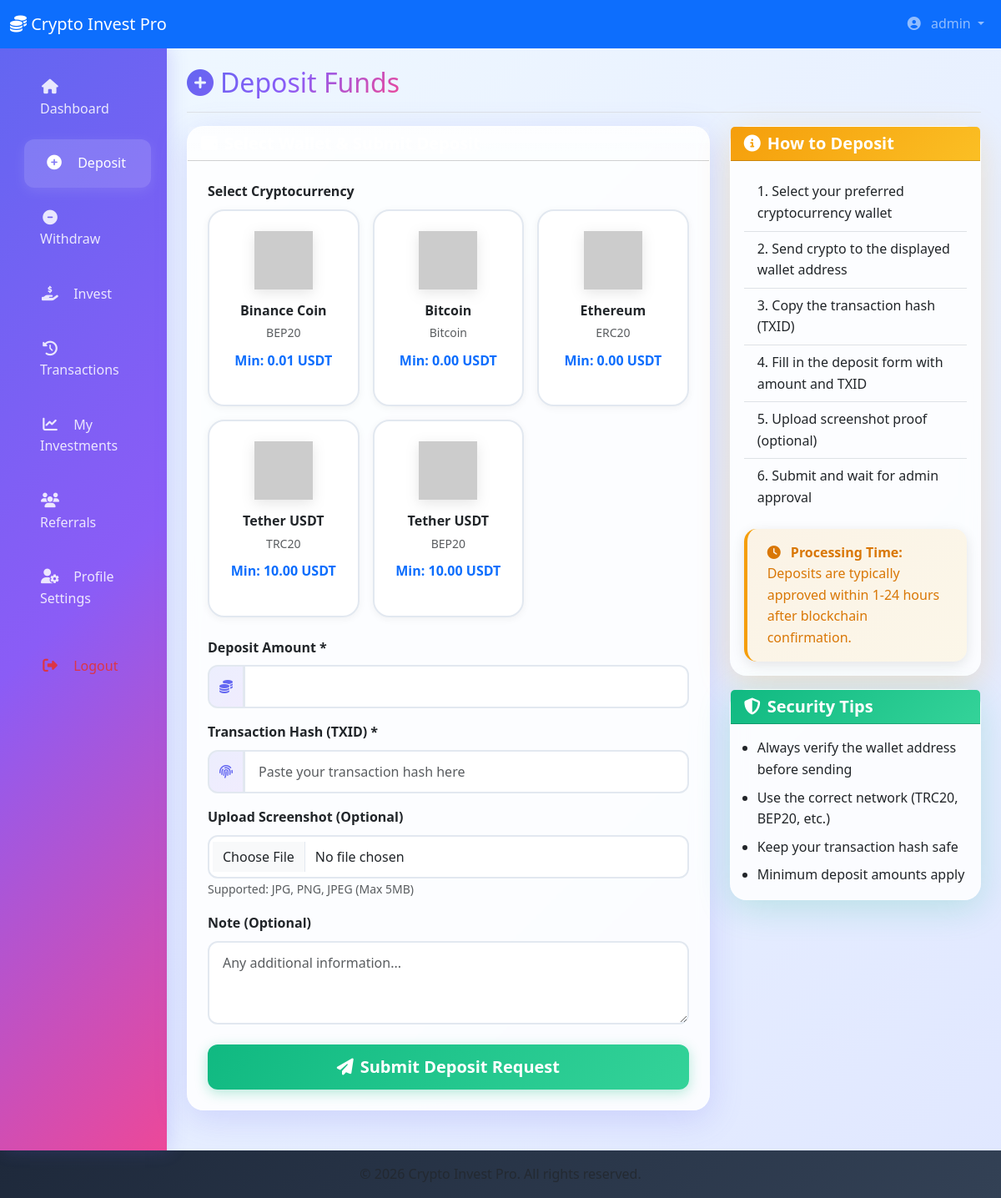
Screenshot of /user/deposit.php (signed in) with the database file from the repository.
### tables this page shows
CREATE TABLE `wallets` (
  `id` INT(11) NOT NULL AUTO_INCREMENT,
  `wallet_name` VARCHAR(50) NOT NULL,
  `symbol` VARCHAR(10) NOT NULL,
  `network` VARCHAR(50) NOT NULL,
  `wallet_address` TEXT NOT NULL,
  `logo` VARCHAR(255) DEFAULT NULL,
  `qr_code` VARCHAR(255) DEFAULT NULL,
  `min_deposit` DECIMAL(15,8) DEFAULT 0.00000000,
  `status` ENUM('active', 'inactive') DEFAULT 'active',
  `created_at` TIMESTAMP DEFAULT CURRENT_TIMESTAMP,
  `updated_at` TIMESTAMP DEFAULT CURRENT_TIMESTAMP ON UPDATE CURRENT_TIMESTAMP,
  PRIMARY KEY (`id`)
);

### includes/functions.php (called while the page is built, shortened)
<?php
function formatCurrency($amount, $symbol = 'USDT') {
    return number_format((float)$amount, 2) . ' ' . $symbol;
}
?>

### user/deposit.php (the view, shortened to what this page needs)
<?php
require_once '../includes/functions.php';
$pdo = (new Database())->getConnection();
try {
    $stmt = $pdo->prepare("SELECT * FROM wallets WHERE status = 'active' ORDER BY wallet_name");
    $stmt->execute();
    $wallets = $stmt->fetchAll();
} catch (PDOException $e) {
    $wallets = [];
}
include 'includes/header.php';
?>
<div class="container-fluid">
    <div class="row">
        <?php include 'includes/sidebar.php'; ?>
        <main class="col-md-9 ms-sm-auto col-lg-10 px-md-4 py-4">
            <div class="d-flex justify-content-between flex-wrap flex-md-nowrap align-items-center pb-2 mb-3 border-bottom">
                <h1 class="h2 text-gradient"><i class="fas fa-plus-circle me-2"></i>Deposit Funds</h1>
            </div>
            <div class="row">
                <div class="col-lg-8 mb-4">
                    <div class="card glass-card shadow-primary">
                        <div class="card-header bg-gradient">
                            <h5 class="mb-0 text-white"><i class="fas fa-wallet me-2"></i>Select Wallet & Submit Deposit</h5>
                        </div>
                        <div class="card-body p-4">
                            <?php if (empty($wallets)): ?>
                                <div class="text-center py-5">
                                    <i class="fas fa-wallet fa-4x text-muted mb-3"></i>
                                    <p class="text-muted">No wallets available at the moment. Please contact support.</p>
                                </div>
                            <?php else: ?>
                                <form method="POST" enctype="multipart/form-data" id="depositForm">
                                    <div class="mb-4">
                                        <label class="form-label fw-bold">Select Cryptocurrency</label>
                                        <div class="row g-3">
                                            <?php foreach ($wallets as $wallet): ?>
                                                <div class="col-md-6 col-lg-4">
                                                    <div class="wallet-card h-100" onclick="selectWallet(this, <?php echo $wallet['id']; ?>)">
                                                        <div class="text-center">
                                                            <img src="../uploads/wallets/<?php echo htmlspecialchars($wallet['logo']); ?>"
                                                                 alt="<?php echo htmlspecialchars($wallet['wallet_name']); ?>"
                                                                 class="wallet-logo mb-3"
                                                                 onerror="this.src='https://via.placeholder.com/70?text=Crypto'">
                                                            <h6 class="fw-bold mb-1"><?php echo htmlspecialchars($wallet['wallet_name']); ?></h6>
                                                            <small class="text-muted"><?php echo htmlspecialchars($wallet['network']); ?></small>
                                                            <p class="text-primary fw-bold mt-2">Min: <?php echo formatCurrency($wallet['min_deposit']); ?></p>
                                                        </div>
                                                    </div>
                                                </div>
                                            <?php endforeach; ?>
                                        </div>
                                    </div>
                                    <div class="mb-3">
                                        <label for="amount" class="form-label fw-bold">Deposit Amount *</label>
                                        <div class="input-group">
                                            <span class="input-group-text"><i class="fas fa-coins"></i></span>
                                            <input type="number" step="0.01" class="form-control" id="amount" name="amount" required min="0.01">
                                        </div>
                                    </div>
                                    <div class="mb-3">
                                        <label for="txid" class="form-label fw-bold">Transaction Hash (TXID) *</label>
                                        <div class="input-group">
                                            <span class="input-group-text"><i class="fas fa-fingerprint"></i></span>
                                            <input type="text" class="form-control" id="txid" name="txid" required placeholder="Paste your transaction hash here">
                                        </div>
                                    </div>
                                    <div class="mb-3">
                                        <label for="screenshot" class="form-label fw-bold">Upload Screenshot (Optional)</label>
                                        <input type="file" class="form-control" id="screenshot" name="screenshot" accept="image/*">
                                        <small class="text-muted">Supported: JPG, PNG, JPEG (Max 5MB)</small>
                                    </div>
                                    <div class="mb-4">
                                        <label for="note" class="form-label fw-bold">Note (Optional)</label>
                                        <textarea class="form-control" id="note" name="note" rows="3" placeholder="Any additional information..."></textarea>
                                    </div>
                                    <div class="d-grid">
                                        <button type="submit" class="btn btn-success btn-lg">
                                            <i class="fas fa-paper-plane me-2"></i>Submit Deposit Request
                                        </button>
                                    </div>
                                </form>
                            <?php endif; ?>
                        </div>
                    </div>
                </div>
                <div class="col-lg-4 mb-4">
                    <div class="card glass-card shadow-warning">
                        <div class="card-header" style="background: var(--gradient-gold);">
                            <h5 class="mb-0 text-white"><i class="fas fa-info-circle me-2"></i>How to Deposit</h5>
                        </div>
                        <div class="card-body">
                            <ol class="list-group list-group-numbered list-group-flush">
                                <li class="list-group-item bg-transparent">Select your preferred cryptocurrency wallet</li>
                                <li class="list-group-item bg-transparent">Send crypto to the displayed wallet address</li>
                                <li class="list-group-item bg-transparent">Copy the transaction hash (TXID)</li>
                                <li class="list-group-item bg-transparent">Fill in the deposit form with amount and TXID</li>
                                <li class="list-group-item bg-transparent">Upload screenshot proof (optional)</li>
                                <li class="list-group-item bg-transparent">Submit and wait for admin approval</li>
                            </ol>
                            <div class="alert alert-warning mt-3 mb-0">
                                <i class="fas fa-clock me-2"></i>
                                <strong>Processing Time:</strong><br>
                                Deposits are typically approved within 1-24 hours after blockchain confirmation.
                            </div>
                        </div>
                    </div>
                    <div class="card glass-card shadow-success mt-3">
                        <div class="card-header" style="background: var(--gradient-success);">
                            <h5 class="mb-0 text-white"><i class="fas fa-shield-alt me-2"></i>Security Tips</h5>
                        </div>
                        <div class="card-body">
                            <ul class="mb-0 ps-3">
                                <li class="mb-2">Always verify the wallet address before sending</li>
                                <li class="mb-2">Use the correct network (TRC20, BEP20, etc.)</li>
                                <li class="mb-2">Keep your transaction hash safe</li>
                                <li>Minimum deposit amounts apply</li>
                            </ul>
                        </div>
                    </div>
                </div>
            </div>
        </main>
    </div>
</div>
<?php include 'includes/footer.php'; ?>

### assets/css/style.css (style rules this page uses)
:root { --primary-color: #6366f1; --primary-dark: #4f46e5; --secondary-color: #8b5cf6; --accent-color: #ec4899; --success-color: #10b981; --danger-color: #ef4444; --warning-color: #f59e0b; --info-color: #06b6d4; --dark-color: #1e293b; --light-color: #f8fafc; --gradient-primary: linear-gradient(135deg, #6366f1 0%, #8b5cf6 50%, #ec4899 100%); --gradient-success: linear-gradient(135deg, #10b981 0%, #34d399 100%); --gradient-gold: linear-gradient(135deg, #f59e0b 0%, #fbbf24 100%); --gradient-dark: linear-gradient(135deg, #1e293b 0%, #334155 100%); }
* { margin: 0; padding: 0; box-sizing: border-box; }
body { font-family: 'Poppins', 'Segoe UI', Tahoma, Geneva, Verdana, sans-serif; line-height: 1.6; color: var(--dark-color); background: linear-gradient(135deg, #f0f9ff 0%, #e0e7ff 100%); min-height: 100vh; }
h1, h2, h3, h4, h5, h6 { font-weight: 600; }
.text-gradient { background: var(--gradient-primary); -webkit-background-clip: text; -webkit-text-fill-color: transparent; background-clip: text; }
.bg-gradient { background: var(--gradient-primary); }
.wallet-card { border: 2px solid #e2e8f0; border-radius: 20px; padding: 1.5rem; transition: all 0.3s cubic-bezier(0.4, 0, 0.2, 1); cursor: pointer; background: white; box-shadow: 0 2px 10px rgba(0, 0, 0, 0.05); }
.wallet-card .wallet-logo { width: 70px; height: 70px; object-fit: contain; filter: drop-shadow(0 4px 8px rgba(0, 0, 0, 0.1)); }
.form-control, .form-select { border: 2px solid #e2e8f0; border-radius: 12px; padding: 0.75rem 1rem; transition: all 0.3s ease; }
.input-group-text { background: linear-gradient(135deg, rgba(99, 102, 241, 0.1) 0%, rgba(139, 92, 246, 0.1) 100%); border: 2px solid #e2e8f0; border-radius: 12px; color: var(--primary-color); }
.btn-success { background: var(--gradient-success); border: none; padding: 0.75rem 2rem; border-radius: 12px; font-weight: 600; transition: all 0.3s ease; box-shadow: 0 4px 15px rgba(16, 185, 129, 0.3); }
.alert { border-radius: 15px; border: none; padding: 1rem 1.5rem; box-shadow: 0 4px 15px rgba(0, 0, 0, 0.1); }
.alert-warning { background: linear-gradient(135deg, rgba(245, 158, 11, 0.1) 0%, rgba(251, 191, 36, 0.1) 100%); color: #d97706; border-left: 4px solid #f59e0b; }
.glass-card { background: rgba(255, 255, 255, 0.85); backdrop-filter: blur(10px); border: 1px solid rgba(255, 255, 255, 0.3); border-radius: 20px; box-shadow: 0 8px 32px rgba(0, 0, 0, 0.1); }
.shadow-primary { box-shadow: 0 10px 40px rgba(99, 102, 241, 0.2); }
.shadow-success { box-shadow: 0 10px 40px rgba(16, 185, 129, 0.2); }
.shadow-warning { box-shadow: 0 10px 40px rgba(245, 158, 11, 0.2); }

### rows the page displays
wallets: wallet_name "Binance Coin", network "BEP20", min_deposit "0.01 USDT"
wallets: wallet_name "Bitcoin", network "Bitcoin", min_deposit "0.00 USDT"
wallets: wallet_name "Ethereum", network "ERC20", min_deposit "0.00 USDT"
wallets: wallet_name "Tether USDT", network "TRC20", min_deposit "10.00 USDT"
wallets: wallet_name "Tether USDT", network "BEP20", min_deposit "10.00 USDT"

### other values shown
$_SESSION['username'] "admin"
